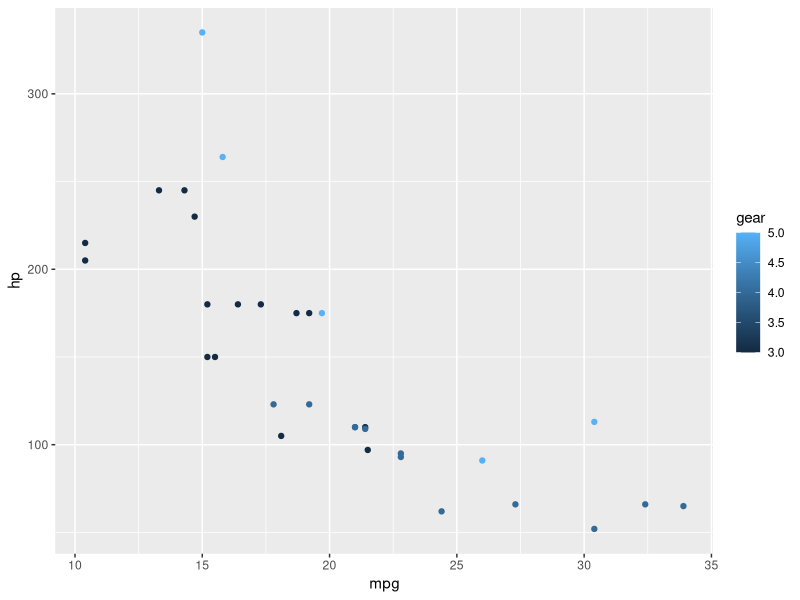
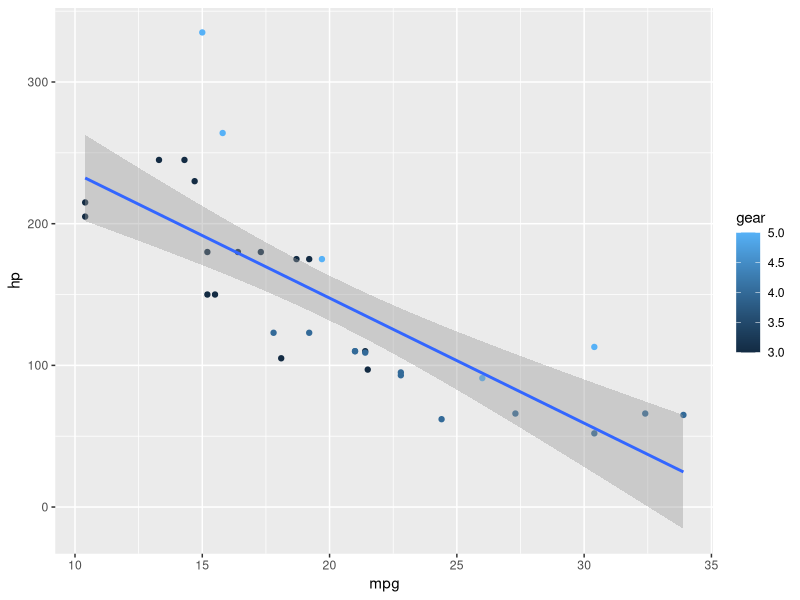

Here is the R script that generated these plots, in order:
## ---- chunk 1
#| include: false
library(tidyverse)
## ---- chunk 2
#| echo: true

mtcars %>%                               
  ggplot( aes(mpg, hp, color = gear)) +   
  geom_point()
## ---- chunk 3
#| echo: true

mtcars %>%                               
  ggplot( aes(mpg, hp, color = gear)) +   
  geom_point() + 
  geom_smooth(method = "lm")
